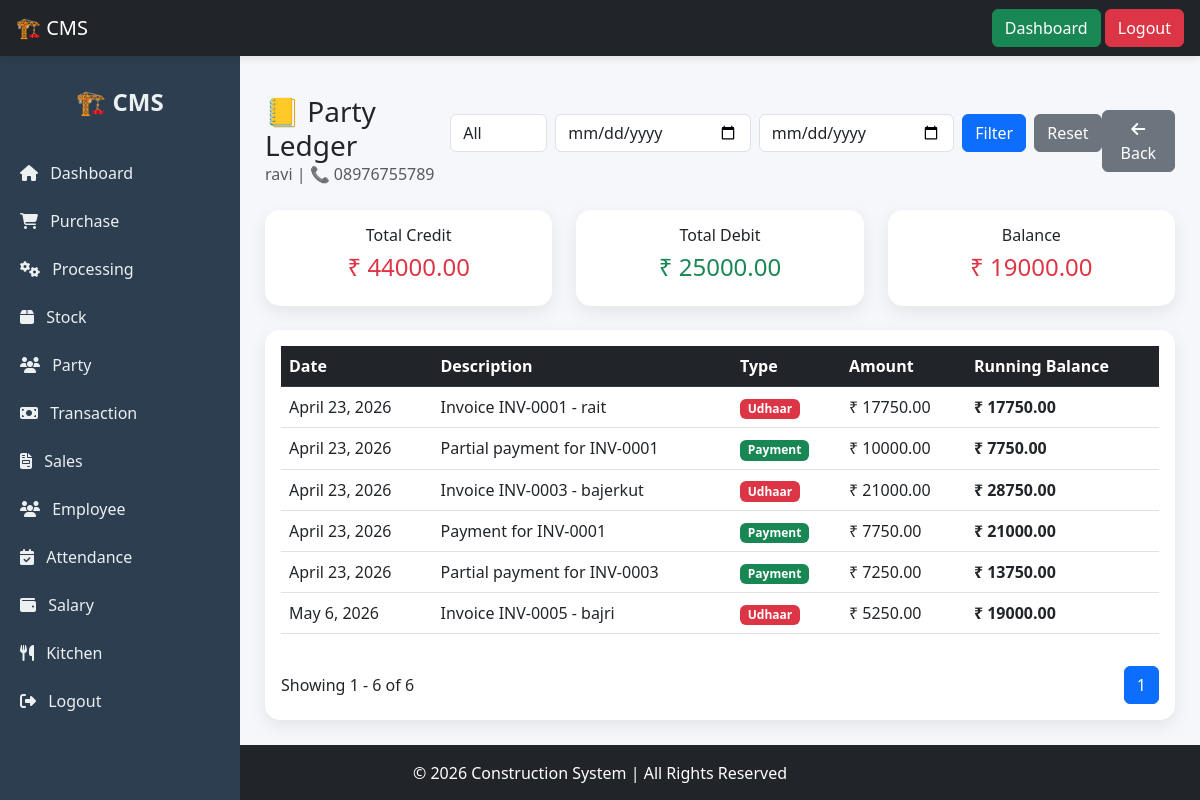
Screenshot of /party/1/ (signed in) with the database file from the repository.
### mainapp/models.py (models this page shows, shortened)
class Party(models.Model):
    name = models.CharField(max_length=255)
    phone = models.CharField(max_length=15, blank=True, null=True)
    address = models.TextField(blank=True, null=True)
    balance = models.DecimalField(max_digits=12, decimal_places=2, default=0)

class Transaction(models.Model):
    TRANSACTION_TYPE = (
        ('credit', 'Credit'),  # paisa lena hai
        ('debit', 'Debit'),    # paisa aa gaya
    )
    party = models.ForeignKey(Party, on_delete=models.CASCADE)
    amount = models.DecimalField(max_digits=12, decimal_places=2)
    type = models.CharField(max_length=10, choices=TRANSACTION_TYPE)
    description = models.CharField(max_length=255, blank=True, null=True)
    sale = models.ForeignKey('Sale', null=True, blank=True, on_delete=models.SET_NULL)
    date = models.DateField(auto_now_add=True)

### mainapp/views.py (the view)
# urls.py: path('party/<int:pk>/', party_detail, name='party_detail'),
@login_required
def party_detail(request, pk):
    party = get_object_or_404(Party, id=pk)
    transactions = Transaction.objects.filter(party=party).order_by('date', 'id')
    filter_type = request.GET.get('filter')
    start_date = request.GET.get('start_date')
    end_date = request.GET.get('end_date')
    today = date.today()
    if filter_type == "1":
        transactions = transactions.filter(date__gte=today - timedelta(days=30))
    elif filter_type == "3":
        transactions = transactions.filter(date__gte=today - timedelta(days=90))
    elif filter_type == "6":
        transactions = transactions.filter(date__gte=today - timedelta(days=180))
    elif filter_type == "12":
        transactions = transactions.filter(date__gte=today - timedelta(days=365))
    if start_date and end_date:
        transactions = transactions.filter(date__range=[start_date, end_date])
    all_transactions = Transaction.objects.filter(party=party).order_by('date', 'id')
    running_balance = 0
    ledger = []
    total_credit = 0
    total_debit = 0
    for t in all_transactions:
        if t.type == 'credit':
            running_balance += t.amount
        else:
            running_balance -= t.amount
    running_balance = 0  # reset for visible ledger
    for t in transactions:
        if t.type == 'credit':
            running_balance += t.amount
            total_credit += t.amount
        else:
            running_balance -= t.amount
            total_debit += t.amount
        ledger.append({
            'date': t.date,
            'type': t.type,
            'amount': t.amount,
            'description': t.description,
            'balance': running_balance
        })
    paginator = Paginator(ledger, 10)
    page_number = request.GET.get('page')
    page_obj = paginator.get_page(page_number)
    return render(request, 'party/party_detail.html', {
        'party': party,
        'ledger': page_obj,
        'total_credit': total_credit,
        'total_debit': total_debit,
        'final_balance': running_balance,
        'filter_type': filter_type,
        'start_date': start_date,
        'end_date': end_date,
    })

### mainapp/templates/party/party_detail.html (shortened to what this page needs)
{% extends "base2.html" %}
{% block content %}
<div class="d-flex justify-content-between align-items-center mb-4">
    <div>
        <h3 class="mb-0">📒 Party Ledger</h3>
        <p class="text-muted mb-0">
            {{ party.name }} | 📞 {{ party.phone }}
        </p>
    </div>
    <form method="GET" class="d-flex gap-2 mb-3">
        <select name="filter" class="form-control" style="width:150px;">
            <option value="">All</option>
        </select>
        <input type="date" name="start_date" value="{{ start_date }}" class="form-control">
        <input type="date" name="end_date" value="{{ end_date }}" class="form-control">
        <button class="btn btn-primary">Filter</button>
        <a href="" class="btn btn-secondary">Reset</a>
    </form>
    <a href="/party/list/" class="btn btn-secondary">
        <i class="fas fa-arrow-left"></i> Back
    </a>
</div>
<div class="row mb-4">
    <div class="col-md-4">
        <div class="card p-3 text-center">
            <h6>Total Credit</h6>
            <h4 class="text-danger">₹ {{ total_credit }}</h4>
        </div>
    </div>
    <div class="col-md-4">
        <div class="card p-3 text-center">
            <h6>Total Debit</h6>
            <h4 class="text-success">₹ {{ total_debit }}</h4>
        </div>
    </div>
    <div class="col-md-4">
        <div class="card p-3 text-center">
            <h6>Balance</h6>
            <h4 class="{% if final_balance > 0 %}text-danger{% else %}text-success{% endif %}">
                ₹ {{ final_balance }}
            </h4>
        </div>
    </div>
</div>
<div class="card p-3">
    <div class="table-responsive">
        <table class="table table-hover align-middle">
            <thead class="table-dark">
                <tr>
                    <th>Date</th>
                    <th>Description</th>
                    <th>Type</th>
                    <th>Amount</th>
                    <th>Running Balance</th>
                </tr>
            </thead>
            <tbody>
                {% for t in ledger %}
                <tr>
                    <td>{{ t.date }}</td>
                    <td>{{ t.description }}</td>
                    <td>
                        {% if t.type == 'credit' %}
                            <span class="badge bg-danger">Udhaar</span>
                        {% else %}
                            <span class="badge bg-success">Payment</span>
                        {% endif %}
                    </td>
                    <td>₹ {{ t.amount }}</td>
                    <td>
                        <strong>₹ {{ t.balance }}</strong>
                    </td>
                </tr>
                {% empty %}
                <tr>
                    <td colspan="5" class="text-center text-muted py-4">
                        🚫 No Transactions Found
                    </td>
                </tr>
                {% endfor %}
            </tbody>
        </table>
    </div>
    <div class="d-flex justify-content-between align-items-center mt-3">
        <div>
            Showing {{ ledger.start_index }} - {{ ledger.end_index }} of {{ ledger.paginator.count }}
        </div>
        <ul class="pagination mb-0">
            {% for i in ledger.paginator.page_range %}
                {% if ledger.number == i %}
                    <li class="page-item active"><span class="page-link">{{ i }}</span></li>
                {% else %}
                    <li class="page-item">
                        <a class="page-link" href="?page={{ i }}&start_date={{ start_date }}&end_date={{ end_date }}">
                            {{ i }}
                        </a>
                    </li>
                {% endif %}
            {% endfor %}
        </ul>
    </div>
</div>
{% endblock %}

### mainapp/templates/base.html (style rules this page uses)
html, body { height: 100%; }
body { display: flex; flex-direction: column; }
.card { border-radius: 12px; box-shadow: 0 4px 10px rgba(0,0,0,0.1); transition: 0.3s; }

### mainapp/templates/base2.html (style rules this page uses)
body { background: #f5f7fa; }
.card { border-radius: 15px; border: none; box-shadow: 0 6px 18px rgba(0,0,0,0.08); transition: 0.3s; }

### rows the page displays
Party: name "ravi", phone "08976755789"
Transaction: date "April 23, 2026", description "Invoice INV-0001 - rait", amount "17750.00"
Transaction: date "April 23, 2026", description "Partial payment for INV-0001", amount "10000.00"
Transaction: date "April 23, 2026", description "Invoice INV-0003 - bajerkut", amount "21000.00"
Transaction: date "April 23, 2026", description "Payment for INV-0001", amount "7750.00"
Transaction: date "April 23, 2026", description "Partial payment for INV-0003", amount "7250.00"
Transaction: date "May 6, 2026", description "Invoice INV-0005 - bajri", amount "5250.00"

### other values shown
{{ total_credit }} "44000.00"
{{ total_debit }} "25000.00"
{{ final_balance }} "19000.00"
{{ t.balance }} "17750.00" "7750.00" "28750.00" "21000.00" "13750.00" "19000.00"
{{ ledger.start_index }} "1"
{{ ledger.end_index }} "6"
{{ ledger.paginator.count }} "6"
{{ i }} "1"
